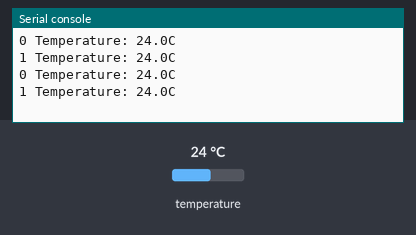
The program below on a simulated CircuitPython board. Shown: the last lines printed to the serial console. The test bench sets the inputs (shaded band); at power-on: temperature 24 °C.

Above: at 1.2 s.
1.3 s: temperature set to 12 °C
At 2.5 s:
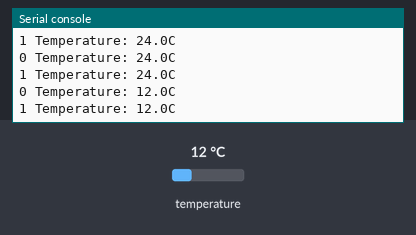
2.8 s: temperature set to 19 °C
At 3.8 s:
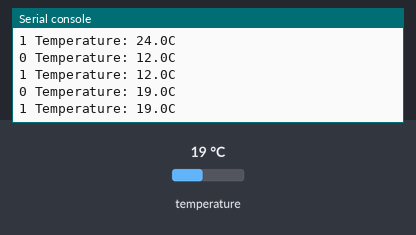
Timing chart, 0 to 5.8 s (numbered marks = the images above; inputs shaded):
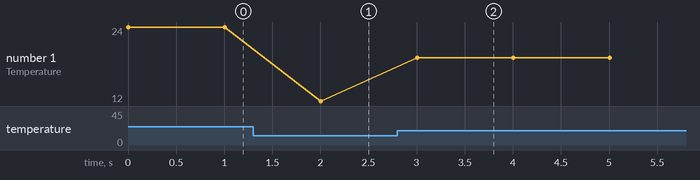

The program:

probes.py
```python
import board
import adafruit_ds18x20
import time
from adafruit_onewire.bus import OneWireBus

probes = []
for pin in (board.D5, board.D6):
    bus = OneWireBus(pin)
    devices = bus.scan()
    for device in devices:
        print("ROM = {} \tFamily = 0x{:02x}".format([hex(i) for i in device.rom], device.family_code))
        probe = adafruit_ds18x20.DS18X20(bus, device)
        probes.append(probe)

# Main loop to print the temperature every second.
while True:
    for n, probe in enumerate(probes):
        print("{} Temperature: {}C".format(n, probe.temperature))
    time.sleep(1.0)

# ROM = ['0x28', '0x64', '0x58', '0x5', '0xf', '0x0', '0x0', '0x74']      Family = 0x28
# ROM = ['0x28', '0x50', '0x7d', '0x5', '0xf', '0x0', '0x0', '0x6f']      Family = 0x28
```

Measured:
- after the input at 1.3 s, the serial console: prints a new line after 0.70 s (image 1)
- after the input at 2.8 s, the serial console: prints a new line after 0.20 s (image 2)
- plotted number 1: 24 → 12 after the input at 1.3 s, 12 → 19 after the input at 2.8 s
